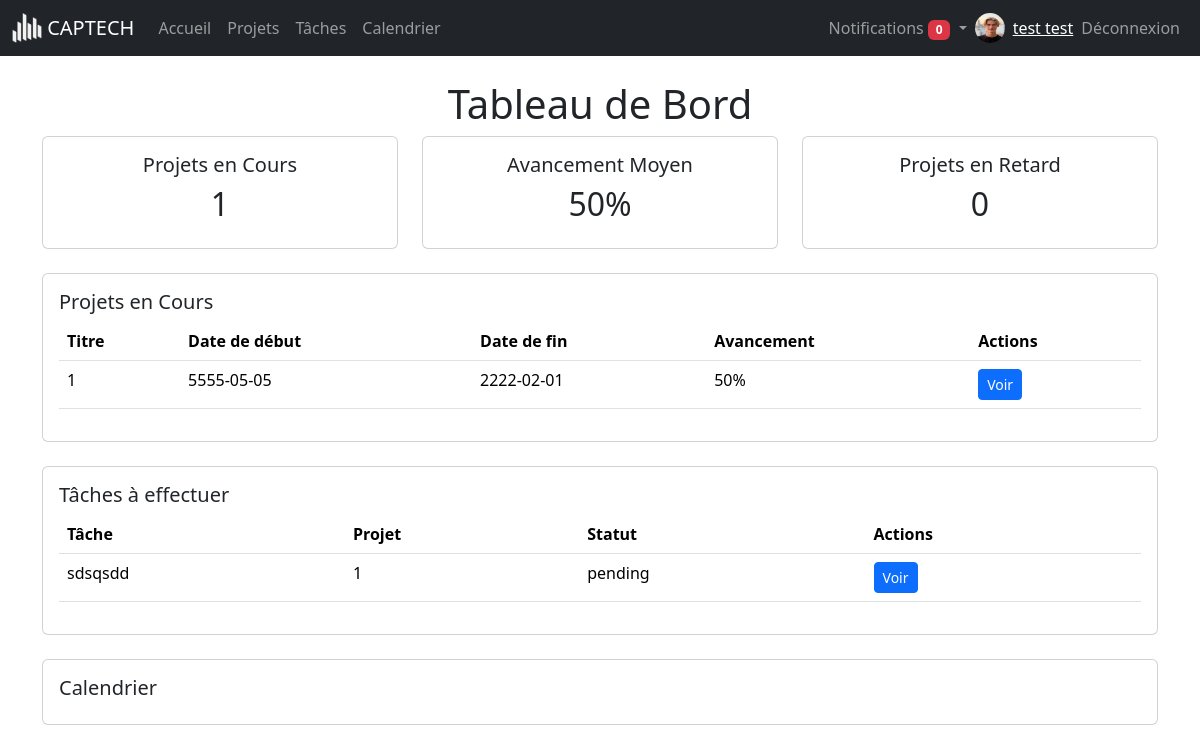
Page /dashboard.php (signed in) on the earlier database version.
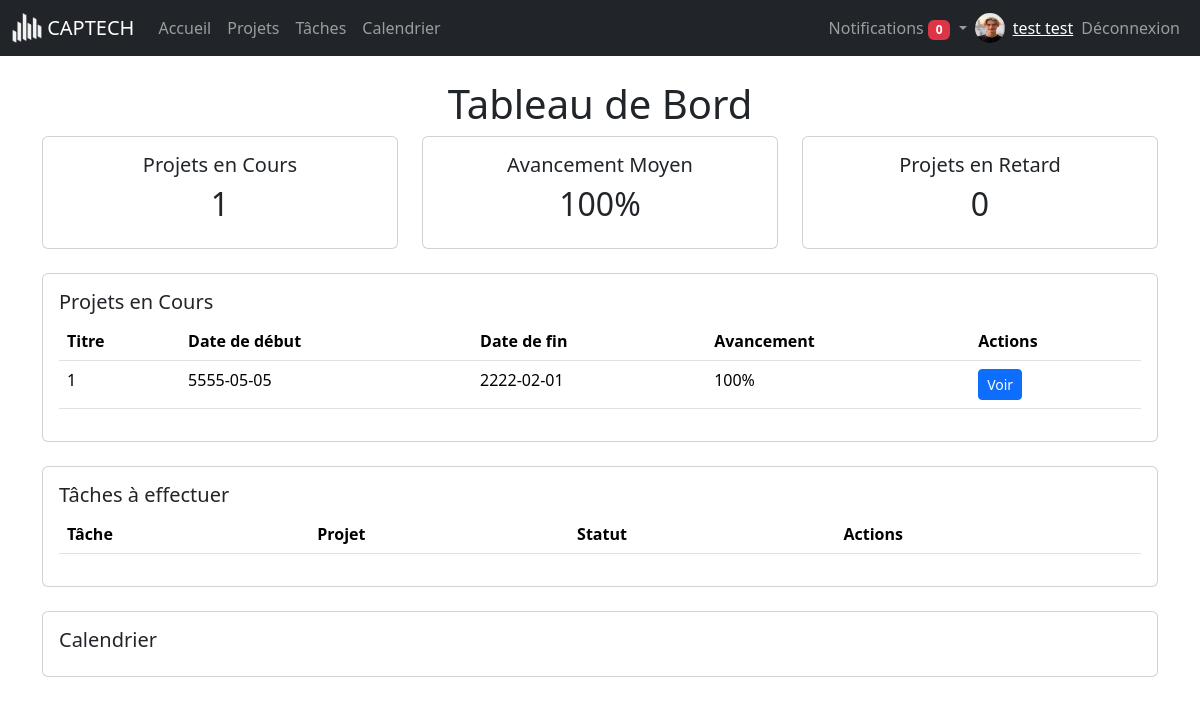
Same page on the later database version.
### tables this page shows
CREATE TABLE `users` (
  `id` int(11) NOT NULL,
  `profile` varchar(255) NOT NULL,
  `nom` varchar(50) NOT NULL,
  `prenom` varchar(255) NOT NULL,
  `email` varchar(100) NOT NULL,
  `password` varchar(255) NOT NULL,
  `role` enum('member','manager','admin') DEFAULT 'member',
  `activation` enum('oui','non') NOT NULL DEFAULT 'non'
);

CREATE TABLE `projects` (
  `id` int(11) NOT NULL,
  `title` varchar(100) NOT NULL,
  `description` text DEFAULT NULL,
  `start_date` date DEFAULT NULL,
  `end_date` date DEFAULT NULL,
  `budget` decimal(10,2) DEFAULT NULL,
  `manager_id` int(11) DEFAULT NULL
);

CREATE TABLE `tasks` (
  `id` int(11) NOT NULL,
  `title` varchar(100) NOT NULL,
  `description` text DEFAULT NULL,
  `status` enum('pending','in_progress','completed') NOT NULL DEFAULT 'pending',
  `start_date` date DEFAULT NULL,
  `end_date` date DEFAULT NULL,
  `project_id` int(11) DEFAULT NULL,
  `assignee_id` int(11) DEFAULT NULL
);

### dashboard.php (the view, shortened to what this page needs)
<?php
include 'includes/connect.php';
include 'includes/navbar.php';
$user_id = $_SESSION['user_id'];
$projectsStmt = $pdo->prepare("
    SELECT p.id, p.title, p.start_date, p.end_date, p.budget,
           (SELECT COUNT(*) FROM Tasks t WHERE t.project_id = p.id) as total_tasks,
           (SELECT COUNT(*) FROM Tasks t WHERE t.project_id = p.id AND t.status = 'completed') as completed_tasks
    FROM Projects p
    WHERE p.manager_id = :user_id OR EXISTS (
        SELECT 1 FROM User_Team ut WHERE ut.project_id = p.id AND ut.user_id = :user_id
    )
    ORDER BY p.start_date ASC
");
$projectsStmt->execute(['user_id' => $user_id]);
$projects = $projectsStmt->fetchAll(PDO::FETCH_ASSOC);
$totalProjects = count($projects);
$totalProgress = 0;
$totalDelay = 0;
foreach ($projects as $project) {
    $progress = ($project['total_tasks'] > 0)
        ? ($project['completed_tasks'] / $project['total_tasks']) * 100
        : 0;
    $totalProgress += $progress;
}
$averageProgress = ($totalProjects > 0) ? $totalProgress / $totalProjects : 0;
$tasksStmt = $pdo->prepare("
    SELECT t.id, t.title, t.status, p.title as project_title
    FROM Tasks t
    JOIN Projects p ON t.project_id = p.id
    WHERE t.status != 'completed' AND (
        p.manager_id = :user_id OR EXISTS (
            SELECT 1 FROM User_Team ut WHERE ut.project_id = p.id AND ut.user_id = :user_id
        )
    )
");
$tasksStmt->execute(['user_id' => $user_id]);
$tasks = $tasksStmt->fetchAll(PDO::FETCH_ASSOC);
?>
<!DOCTYPE html>
<html lang="fr">
<head>
    <link href="https://cdn.jsdelivr.net/npm/bootstrap@5.3.3/dist/css/bootstrap.min.css" rel="stylesheet">
    <link href="https://cdnjs.cloudflare.com/ajax/libs/fullcalendar/3.10.0/fullcalendar.min.css" rel="stylesheet">
</head>
<body>
<div class="container mt-4">
    <h1 class="text-center">Tableau de Bord</h1>
    <div class="row mb-4">
        <div class="col-md-4">
            <div class="card text-center">
                <div class="card-body">
                    <h5>Projets en Cours</h5>
                    <p class="h2"><?php echo $totalProjects; ?></p>
                </div>
            </div>
        </div>
        <div class="col-md-4">
            <div class="card text-center">
                <div class="card-body">
                    <h5>Avancement Moyen</h5>
                    <p class="h2"><?php echo round($averageProgress, 2); ?>%</p>
                </div>
            </div>
        </div>
        <div class="col-md-4">
            <div class="card text-center">
                <div class="card-body">
                    <h5>Projets en Retard</h5>
                    <p class="h2"><?php echo $totalDelay; ?></p>
                </div>
            </div>
        </div>
    </div>
    <div class="card mb-4">
        <div class="card-body">
            <h5 class="card-title">Projets en Cours</h5>
            <table class="table table-hover">
                <thead>
                <tr>
                    <th>Titre</th>
                    <th>Date de début</th>
                    <th>Date de fin</th>
                    <th>Avancement</th>
                    <th>Actions</th>
                </tr>
                </thead>
                <tbody>
                <?php foreach ($projects as $project): ?>
                    <?php $progress = ($project['total_tasks'] > 0)
                        ? ($project['completed_tasks'] / $project['total_tasks']) * 100
                        : 0; ?>
                    <tr>
                        <td><?php echo htmlspecialchars($project['title']); ?></td>
                        <td><?php echo htmlspecialchars($project['start_date']); ?></td>
                        <td><?php echo htmlspecialchars($project['end_date']); ?></td>
                        <td><?php echo round($progress, 2); ?>%</td>
                        <td><a href="views/index.php?selected_project=<?php echo $project['id']; ?>" class="btn btn-primary btn-sm">Voir</a></td>
                    </tr>
                <?php endforeach; ?>
                </tbody>
            </table>
        </div>
    </div>
    <div class="card mb-4">
        <div class="card-body">
            <h5 class="card-title">Tâches à effectuer</h5>
            <table class="table table-hover">
                <thead>
                <tr>
                    <th>Tâche</th>
                    <th>Projet</th>
                    <th>Statut</th>
                    <th>Actions</th>
                </tr>
                </thead>
                <tbody>
                <?php foreach ($tasks as $task): ?>
                    <tr>
                        <td><?php echo htmlspecialchars($task['title']); ?></td>
                        <td><?php echo htmlspecialchars($task['project_title']); ?></td>
                        <td><?php echo htmlspecialchars($task['status']); ?></td>
                        <td><a href="views/tasks/view.php?task_id=<?php echo $task['id']; ?>" class="btn btn-primary btn-sm">Voir</a></td>
                    </tr>
                <?php endforeach; ?>
                </tbody>
            </table>
        </div>
    </div>
    <div class="card">
        <div class="card-body">
            <h5 class="card-title">Calendrier</h5>
        </div>
    </div>
</div>
</body>
</html>

### includes/navbar.php (shortened to what this page needs)
<?php
include $_SERVER['DOCUMENT_ROOT'].'/Project-Management-App/includes/connect.php';
$user_id = $_SESSION['user_id'];
$stmt = $pdo->prepare("SELECT * FROM users WHERE id = ?");
$stmt->execute([$user_id]);
$user = $stmt->fetch(PDO::FETCH_ASSOC);
$notificationsStmt = $pdo->prepare("SELECT * FROM notifications WHERE user_id = ? AND is_read = 0 ORDER BY created_at DESC");
$notificationsStmt->execute([$user_id]);
$notifications = $notificationsStmt->fetchAll();
$notificationCount = count($notifications);
$user_name = htmlspecialchars($user['nom'] . ' ' . $user['prenom']);
$profile_image = !empty($user['profile']) ? $user['profile'] : 'assets/images/default-profile.png';
?>
<nav class="navbar navbar-expand-lg navbar-dark bg-dark">
    <div class="container-fluid">
        <a class="navbar-brand" href="/Project-Management-App/index.php">
            <img src="/Project-Management-App/assets/images/logo_white.png" alt="Logo" width="30" height="30" class="d-inline-block align-top">
            CAPTECH
        </a>
        <div class="collapse navbar-collapse" id="navbarNav">
            <ul class="navbar-nav me-auto mb-2 mb-lg-0">
                <li class="nav-item">
                    <a class="nav-link" href="/Project-Management-App/dashboard.php">Accueil</a>
                </li>
                <li class="nav-item">
                    <a class="nav-link" href="/Project-Management-App/views/projects/view.php">Projets</a>
                </li>
                <li class="nav-item">
                    <a class="nav-link" href="/Project-Management-App/views/tasks/view.php">Tâches</a>
                </li>
                <li class="nav-item">
                    <a class="nav-link" href="/Project-Management-App/views/calendar/view.php">Calendrier</a>
                </li>
            </ul>
            <ul class="navbar-nav ms-auto mb-2 mb-lg-0 align-items-center">
                <li class="nav-item dropdown">
                    <a class="nav-link dropdown-toggle" href="#" id="notificationsDropdown" role="button" data-bs-toggle="dropdown" aria-expanded="false">
                        Notifications <span class="badge bg-danger"><?php echo $notificationCount; ?></span>
                    </a>
                </li>
                <li class="nav-item d-flex align-items-center">
                    <img src="/Project-Management-App/<?php echo htmlspecialchars($profile_image); ?>" alt="Profile Image" width="30" height="30" class="rounded-circle me-2">
                    <span class="navbar-text">
                        <a href="/Project-Management-App/views/auth/profile.php"><?php echo $user_name; ?></a>
                    </span>
                </li>
                <li class="nav-item">
                    <a class="nav-link" href="/Project-Management-App/includes/logout.php">Déconnexion</a>
                </li>
            </ul>
        </div>
    </div>
</nav>

Differences in the rows shown:
no longer on this page (row edited): tasks: title "sdsqsdd", project.title "1", status "pending"
computed for projects: progress "50" → "100"
Other differences:
$averageProgress: "50" → "100"
